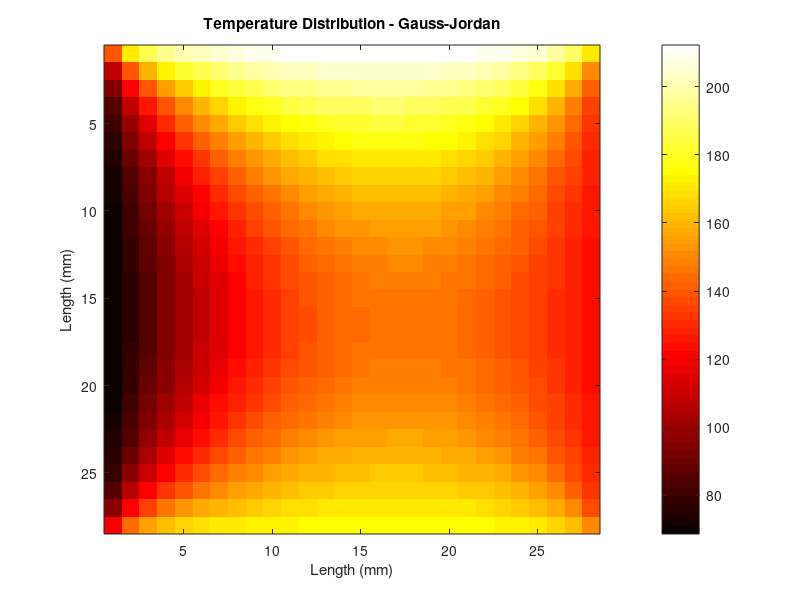
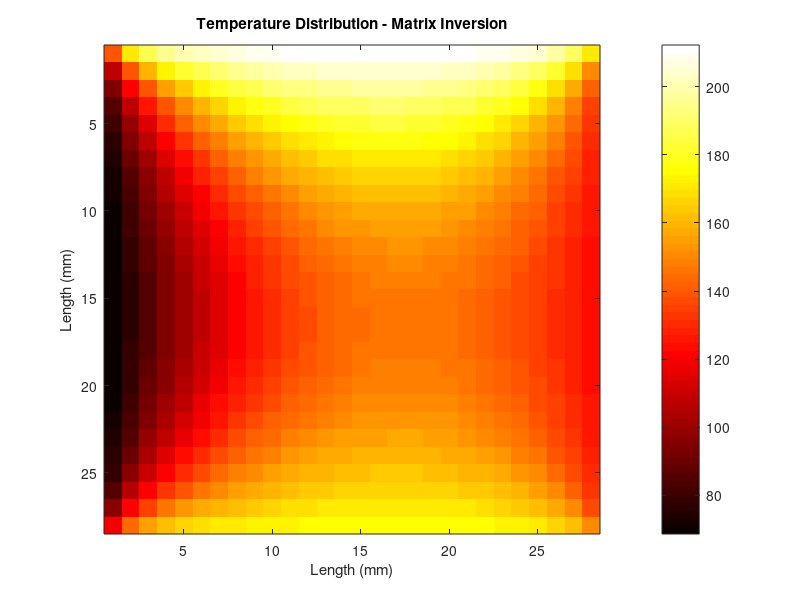

These figures' MATLAB source, in order:

%% HK
clear
clc

%% Inputs
intervalNumb = 30; % Number of total intervals
edgeTemperatures = [60 220 120 180]; % Edge Temperatures - Constant

%% Adjust Edge Temperatures
initialMatrix = zeros(intervalNumb,intervalNumb);
initialMatrix(1,:) = edgeTemperatures(1,1);
initialMatrix(:,1) = edgeTemperatures(1,2);
initialMatrix(intervalNumb,:) = edgeTemperatures(1,3);
initialMatrix(:,intervalNumb) = edgeTemperatures(1,4);

%% System of Linear Equations and Solutions
inSqr = (intervalNumb-2)^2; 
augmentedCoefMatrix = zeros(inSqr,inSqr+1);
unknownValsIdx = zeros(size(initialMatrix));
unknownValsIdx(2:end-1,2:end-1) = ones(size(initialMatrix)-2);
unknownValsIdxVector = reshape(unknownValsIdx',1,intervalNumb^2);
tempUnknownValsIdx = zeros(size(unknownValsIdx));
tempSubMatrix = zeros(3,3,inSqr);
counter = 1;
for i=1:intervalNumb
    for j=1:intervalNumb
        if unknownValsIdx(i,j)==1
            tempUnknownValsIdx = zeros(size(unknownValsIdx));
            tempUnknownValsIdx(i,j)=4;
            if unknownValsIdx(i+1,j)==1
                tempUnknownValsIdx(i+1,j)=-1;
            end
            if unknownValsIdx(i-1,j)==1
                tempUnknownValsIdx(i-1,j)=-1;
            end
            if unknownValsIdx(i,j+1)==1
                tempUnknownValsIdx(i,j+1)=-1;
            end
            if unknownValsIdx(i,j-1)==1
                tempUnknownValsIdx(i,j-1)=-1;
            end
            tempUnknownValsIdx = tempUnknownValsIdx(2:end-1,2:end-1);
            tempRealUnknownIdxVect = reshape(transpose(tempUnknownValsIdx),1,length(tempUnknownValsIdx)^2);
            augmentedCoefMatrix(counter,1:inSqr) = tempRealUnknownIdxVect;
            counter = counter+1;
        end  
    end
end
constantVals = zeros(size(tempUnknownValsIdx));
constantVals(1,:) = constantVals(1,:) + edgeTemperatures(1,1);
constantVals(:,1) = constantVals(:,1) + edgeTemperatures(1,2);
constantVals(size(tempUnknownValsIdx),:) = constantVals(size(tempUnknownValsIdx),:) + edgeTemperatures(1,3);
constantVals(:,size(tempUnknownValsIdx)) = constantVals(:,size(tempUnknownValsIdx)) + edgeTemperatures(1,4);
constantVals = reshape(transpose(constantVals),1,length(constantVals)^2);

%% Gauss-Jordan 
augmentedCoefMatrix(:,inSqr+1) =  transpose(constantVals);
augmentedCoefMatrixEchelon = rref(augmentedCoefMatrix); % Reduced Raw Echelon Form
xVals_1 = reshape(augmentedCoefMatrixEchelon(:,1+inSqr),intervalNumb-2,intervalNumb-2);
imagesc(xVals_1); 
colormap('hot'); colorbar; 
xlabel('Length (mm)'); ylabel('Length (mm)'); title('Temperature Distribution - Gauss-Jordan')

%% Matrix Inversion
coefMatrix = augmentedCoefMatrix(1:inSqr,1:inSqr);
constantVals = transpose(constantVals);
nonzeroDeterminant = any(det(coefMatrix));
if nonzeroDeterminant == 1
    fprintf('Determinant of coefficient matrix is nonzero.\nTherefore, inverse of coeffficient matrix exists.\n')
    xVals_2 = coefMatrix\constantVals;
    xVals_2 = reshape(xVals_2,intervalNumb-2,intervalNumb-2);
    figure
    imagesc(xVals_2); 
    colormap('hot'); colorbar; 
    xlabel('Length (mm)'); ylabel('Length (mm)'); title('Temperature Distribution - Matrix Inversion')
end
